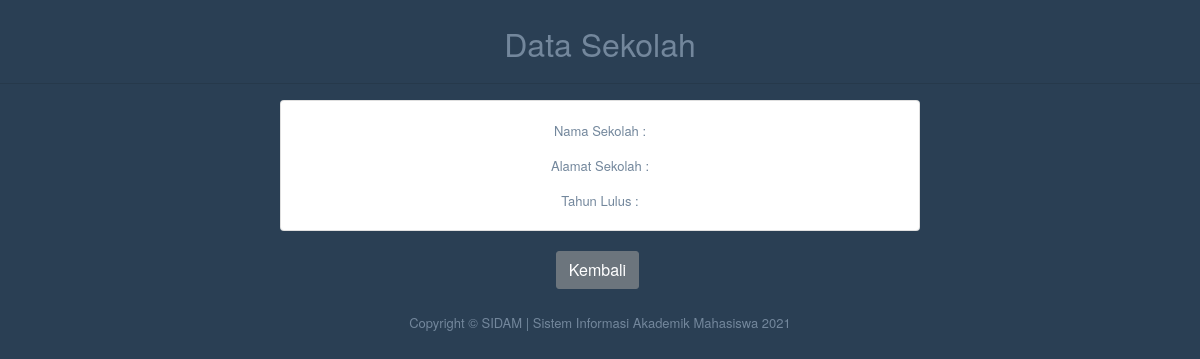
The page /viewsekolah.php?Nim=1841160121 on the database as committed earlier.
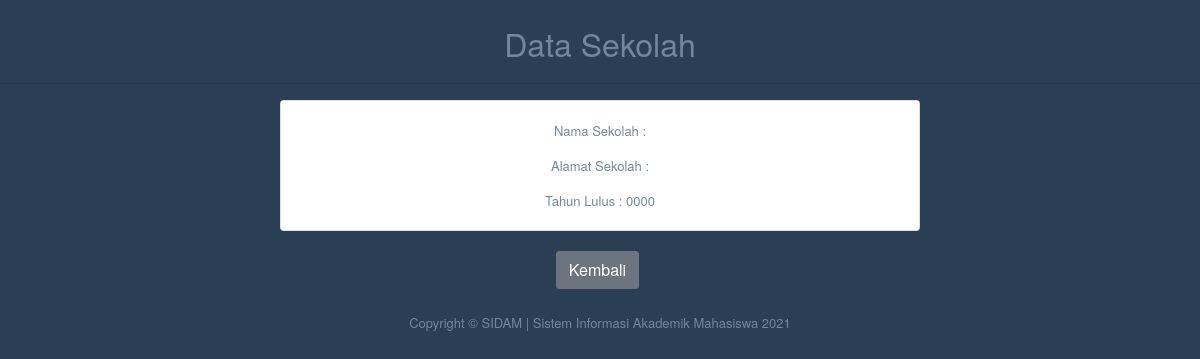
The same page on the database as committed later.
### tables this page shows
CREATE TABLE `mahasiswa` (
  `Nim` int(10) NOT NULL,
  `Nama_Mhs` varchar(50) NOT NULL,
  `Nik_Mhs` varchar(16) NOT NULL,
  `Jenis_Kelamin` varchar(50) NOT NULL,
  `Program_Studi` varchar(50) NOT NULL,
  `Jurusan` varchar(30) NOT NULL,
  `Tanggal_Lahir` date NOT NULL,
  `Agama` varchar(10) NOT NULL,
  `Alamat` varchar(50) NOT NULL,
  `Sekolah` varchar(30) NOT NULL,
  `Alamat_Sekolah` varchar(50) NOT NULL,
  `Tahun_Lulus` year(4) NOT NULL,
  `Nama_Ayah` varchar(50) NOT NULL,
  `Nik_Ayah` varchar(16) NOT NULL,
  `Pekerjaan_Ayah` varchar(30) NOT NULL,
  `Nama_Ibu` varchar(50) NOT NULL,
  `Nik_Ibu` varchar(16) NOT NULL,
  `Pekerjaan_Ibu` varchar(30) NOT NULL
);

### viewsekolah.php (the view, shortened to what this page needs)
<!DOCTYPE html>
<html lang="en">
  <head>
    <link href="assets/bootstrap/dist/css/bootstrap.min.css" rel="stylesheet">
    <link href="assets/font-awesome/css/font-awesome.min.css" rel="stylesheet">
    <link href="assets/nprogress/nprogress.css" rel="stylesheet">
    <link href="assets/iCheck/skins/flat/green.css" rel="stylesheet">
    <link href="assets/bootstrap-progressbar/css/bootstrap-progressbar-3.3.4.min.css" rel="stylesheet">
    <link href="assets/css/custom.min.css" rel="stylesheet">
  </head>
<?php include('config.php'); ?>
	<div class="container" style="margin-top:20px">
		<center><font size="6">Data Sekolah</font></center>
		<hr>
<?php
		if(isset($_GET['Nim'])){
			$Nim = $_GET['Nim'];
			$select = mysqli_query($koneksi, "SELECT * FROM mahasiswa WHERE Nim='$Nim'") or die(mysqli_error($koneksi));
			if(mysqli_num_rows($select) == 0){
				echo '<div class="alert alert-warning">Data tidak ada dalam database.</div>';
				exit();
			}else{
				$data = mysqli_fetch_assoc($select);
			}
		}
		?>
<center>
        <div class="card" style="width: 40rem;">
    <div class="card-body">
        <p class="card-text">
            Nama Sekolah : <?php echo $data['Sekolah'];?>
        </p>
        <p class="card-text">
            Alamat Sekolah : <?php echo $data['Alamat_Sekolah'];?>
        </p>
        <p class="card-text">
            Tahun Lulus : <?php echo $data['Tahun_Lulus'];?>
        </p>
        </center>
    </div>
  <br>
    <center>
    <div>
    <a href="halaman_user.php?page=tampil_sekolah" class="btn btn-secondary">Kembali</a>
    <br>
    <br>
    <p> Copyright © SIDAM | Sistem Informasi Akademik Mahasiswa 2021 </p>
    </div>
    </center>

Rows that differ between the two databases and show on the page:
now on this page (row edited): mahasiswa: Tahun_Lulus "0000"
